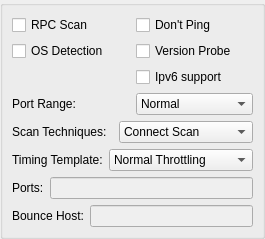
          <widget class="QWidget" name="ScanOptions">
           <property name="autoFillBackground">
            <bool>false</bool>
           </property>
           <layout class="QVBoxLayout" name="verticalLayout">
            <property name="margin">
             <number>0</number>
            </property>
            <item>
             <widget class="QGroupBox" name="groupBox">
              <property name="autoFillBackground">
               <bool>false</bool>
              </property>
              <property name="title">
               <string/>
              </property>
              <layout class="QGridLayout" name="gridLayout_5">
               <item row="0" column="0">
                <layout class="QGridLayout" name="gridLayout_3">
                 <item row="0" column="1">
                  <widget class="QCheckBox" name="notpingBox">
                   <property name="text">
                    <string>Don't Ping</string>
                   </property>
                  </widget>
                 </item>
                 <item row="0" column="0">
                  <widget class="QCheckBox" name="rpcBox">
                   <property name="text">
                    <string>RPC Scan</string>
                   </property>
                  </widget>
                 </item>
                 <item row="1" column="0">
                  <widget class="QCheckBox" name="checkOS">
                   <property name="text">
                    <string>OS Detection</string>
                   </property>
                  </widget>
                 </item>
                 <item row="1" column="1">
                  <widget class="QCheckBox" name="versionBox">
                   <property name="text">
                    <string>Version Probe</string>
                   </property>
                  </widget>
                 </item>
                 <item row="2" column="1">
                  <widget class="QCheckBox" name="checkIpv6">
                   <property name="text">
                    <string>Ipv6 support</string>
                   </property>
                  </widget>
                 </item>
                </layout>
               </item>
               <item row="1" column="0">
                <layout class="QHBoxLayout" name="horizontalLayout_13">
                 <item>
                  <widget class="QLabel" name="label_9">
                   <property name="sizePolicy">
                    <sizepolicy hsizetype="Preferred" vsizetype="Preferred">
                     <horstretch>0</horstretch>
                     <verstretch>0</verstretch>
                    </sizepolicy>
                   </property>
                   <property name="text">
                    <string>Port Range:</string>
                   </property>
                  </widget>
                 </item>
                 <item>
                  <widget class="QComboBox" name="portCombo">
                   <property name="minimumSize">
                    <size>
                     <width>0</width>
                     <height>0</height>
                    </size>
                   </property>
                   <item>
                    <property name="text">
                     <string>Normal</string>
                    </property>
                   </item>
                   <item>
                    <property name="text">
                     <string>All</string>
                    </property>
                   </item>
                   <item>
                    <property name="text">
                     <string>Most Important</string>
                    </property>
                   </item>
                   <item>
                    <property name="text">
                     <string>Range</string>
                    </property>
                   </item>
                  </widget>
                 </item>
                </layout>
               </item>
               <item row="2" column="0">
                <layout class="QHBoxLayout" name="horizontalLayout_12">
                 <item>
                  <widget class="QLabel" name="label_8">
                   <property name="text">
                    <string>Scan Techniques:</string>
                   </property>
                  </widget>
                 </item>
                 <item>
                  <widget class="QComboBox" name="comboScan">
                   <property name="mouseTracking">
                    <bool>true</bool>
                   </property>
                   <property name="maxVisibleItems">
                    <number>20</number>
                   </property>
                   <item>
                    <property name="text">
                     <string>Connect Scan</string>
                    </property>
                   </item>
                   <item>
                    <property name="text">
                     <string>Ping Sweep</string>
                    </property>
                   </item>
                   <item>
                    <property name="text">
                     <string>Host List</string>
                    </property>
                   </item>
                   <item>
                    <property name="text">
                     <string>FTP Bounce Attack</string>
                    </property>
                   </item>
                  </widget>
                 </item>
                </layout>
               </item>
               <item row="4" column="0">
                <layout class="QHBoxLayout" name="horizontalLayout_14">
                 <item>
                  <widget class="QLabel" name="label_38">
                   <property name="text">
                    <string>Ports:</string>
                   </property>
                  </widget>
                 </item>
                 <item>
                  <widget class="QLineEdit" name="portEdit">
                   <property name="enabled">
                    <bool>false</bool>
                   </property>
                  </widget>
                 </item>
                </layout>
               </item>
               <item row="5" column="0">
                <layout class="QHBoxLayout" name="horizontalLayout_15">
                 <item>
                  <widget class="QLabel" name="label_39">
                   <property name="text">
                    <string>Bounce Host:</string>
                   </property>
                  </widget>
                 </item>
                 <item>
                  <widget class="QLineEdit" name="bounceEdit">
                   <property name="enabled">
                    <bool>false</bool>
                   </property>
                  </widget>
                 </item>
                </layout>
               </item>
               <item row="3" column="0">
                <layout class="QHBoxLayout" name="horizontalLayout_17">
                 <item>
                  <widget class="QLabel" name="label_10">
                   <property name="text">
                    <string>Timing Template:</string>
                   </property>
                  </widget>
                 </item>
                 <item>
                  <widget class="QComboBox" name="comboTiming">
                   <item>
                    <property name="text">
                     <string>Normal Throttling</string>
                    </property>
                   </item>
                   <item>
                    <property name="text">
                     <string>Paranoid Throttling</string>
                    </property>
                   </item>
                   <item>
                    <property name="text">
                     <string>Sneaky Throttling</string>
                    </property>
                   </item>
                   <item>
                    <property name="text">
                     <string>Polite Throttling</string>
                    </property>
                   </item>
                   <item>
                    <property name="text">
                     <string>Aggressive Throttling</string>
                    </property>
                   </item>
                   <item>
                    <property name="text">
                     <string>Insane Throttling</string>
                    </property>
                   </item>
                  </widget>
                 </item>
                </layout>
               </item>
               <item row="6" column="0">
                <spacer name="verticalSpacer">
                 <property name="orientation">
                  <enum>Qt::Vertical</enum>
                 </property>
                 <property name="sizeType">
                  <enum>QSizePolicy::Expanding</enum>
                 </property>
                 <property name="sizeHint" stdset="0">
                  <size>
                   <width>0</width>
                   <height>0</height>
                  </size>
                 </property>
                </spacer>
               </item>
              </layout>
             </widget>
            </item>
           </layout>
          </widget>
